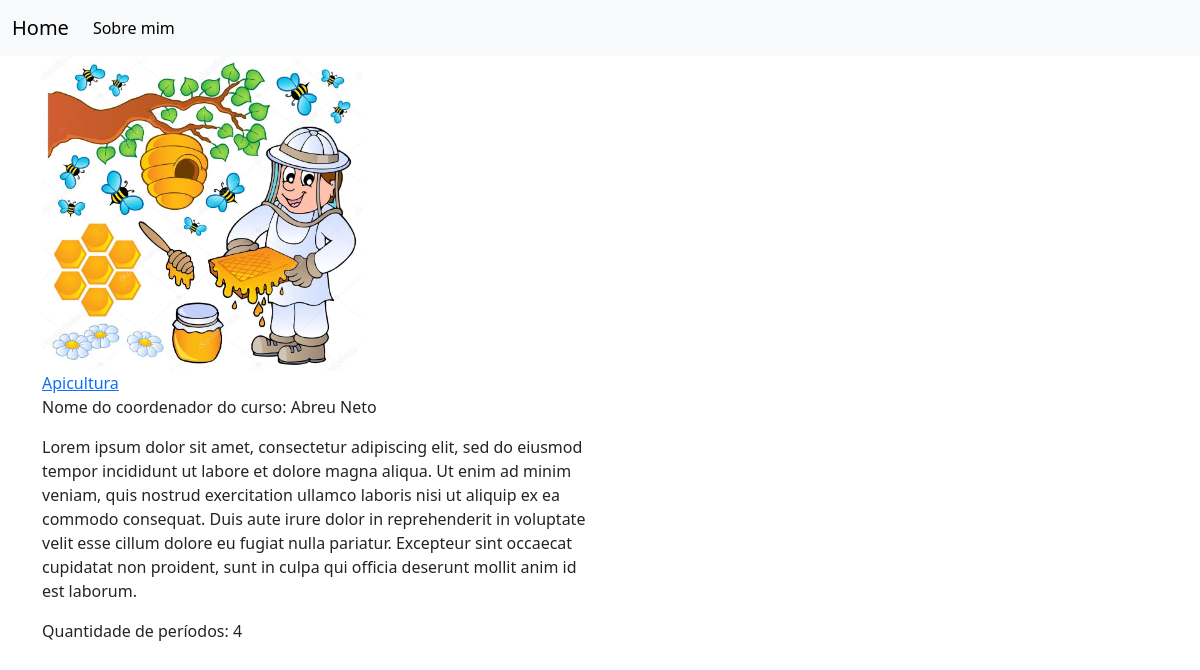
The app's page /curso/1/ with its own data.
### cursos/models.py (models this page shows)
class Cursos(models.Model):
    nome_cursos = models.CharField(max_length=255)
    nome_coordenador = models.CharField(max_length=255)
    descricao = models.TextField()
    periodos = models.IntegerField()
    imagem = models.ImageField(upload_to='imagens')

### cursos/views.py (the view)
# urls.py: path('curso/<int:id>/', detalhe, name='detalhe'),
def detalhe(request, id):
    detalhes=get_object_or_404(Cursos,id=id)
    context={
        'detalhes':detalhes
    }
    return render(request, 'curso.html', context)

### cursos/templates/curso.html
{% extends 'base.html' %}
{% block content %}
<div class="container">
    <div class="row">
        <div class="col-6">
            <img style="width: 20em;" src="{{ detalhes.imagem.url }}" alt="">
            <div class="">
                <a href="">
                    {{ detalhes.nome_cursos }}
                </a>
                <p> Nome do coordenador do curso:
                    {{ detalhes.nome_coordenador }}
                </p>
                <p>
                    {{ detalhes.descricao }}
                </p>
                <p> Quantidade de períodos:
                    {{ detalhes.periodos }}
                </p>
            </div>
        </div>
    </div>
</div>
{% endblock %}

### records on screen
Cursos: imagem (picture), nome_cursos "Apicultura", nome_coordenador "Abreu Neto", descricao "Lorem ipsum dolor sit amet, consectetur adipiscing elit, sed do eiusmod tempor incididunt ut labore et dolore magna aliqua. Ut enim ad minim veniam, quis nostrud exercitation ullamco laboris nisi ut aliquip ex ea commodo consequat. Duis aute irure dolor in reprehenderit in voluptate velit esse cillum dolore eu fugiat nulla pariatur. Excepteur sint occaecat cupidatat non proident, sunt in culpa qui officia deserunt mollit anim id est laborum.", periodos "4"
